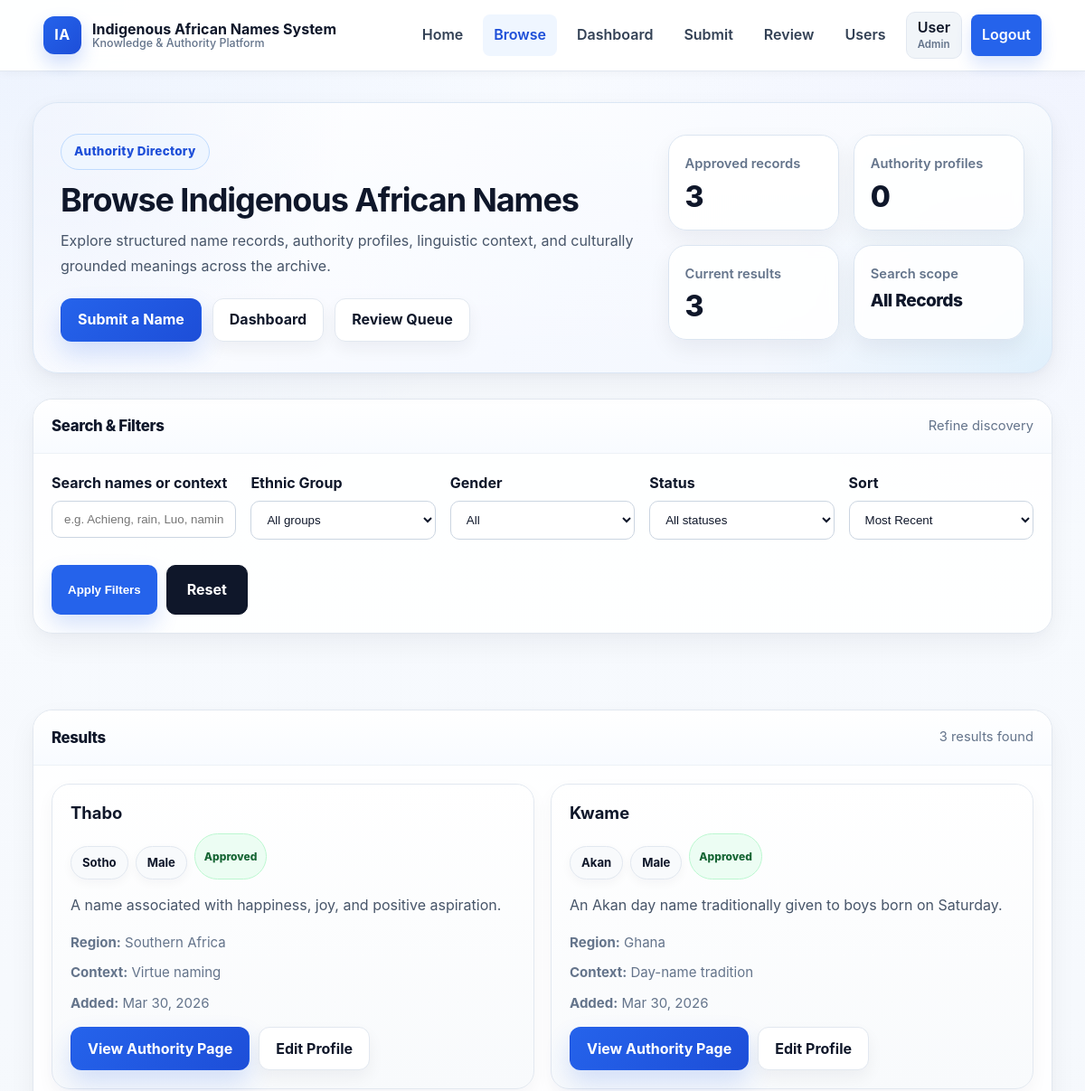
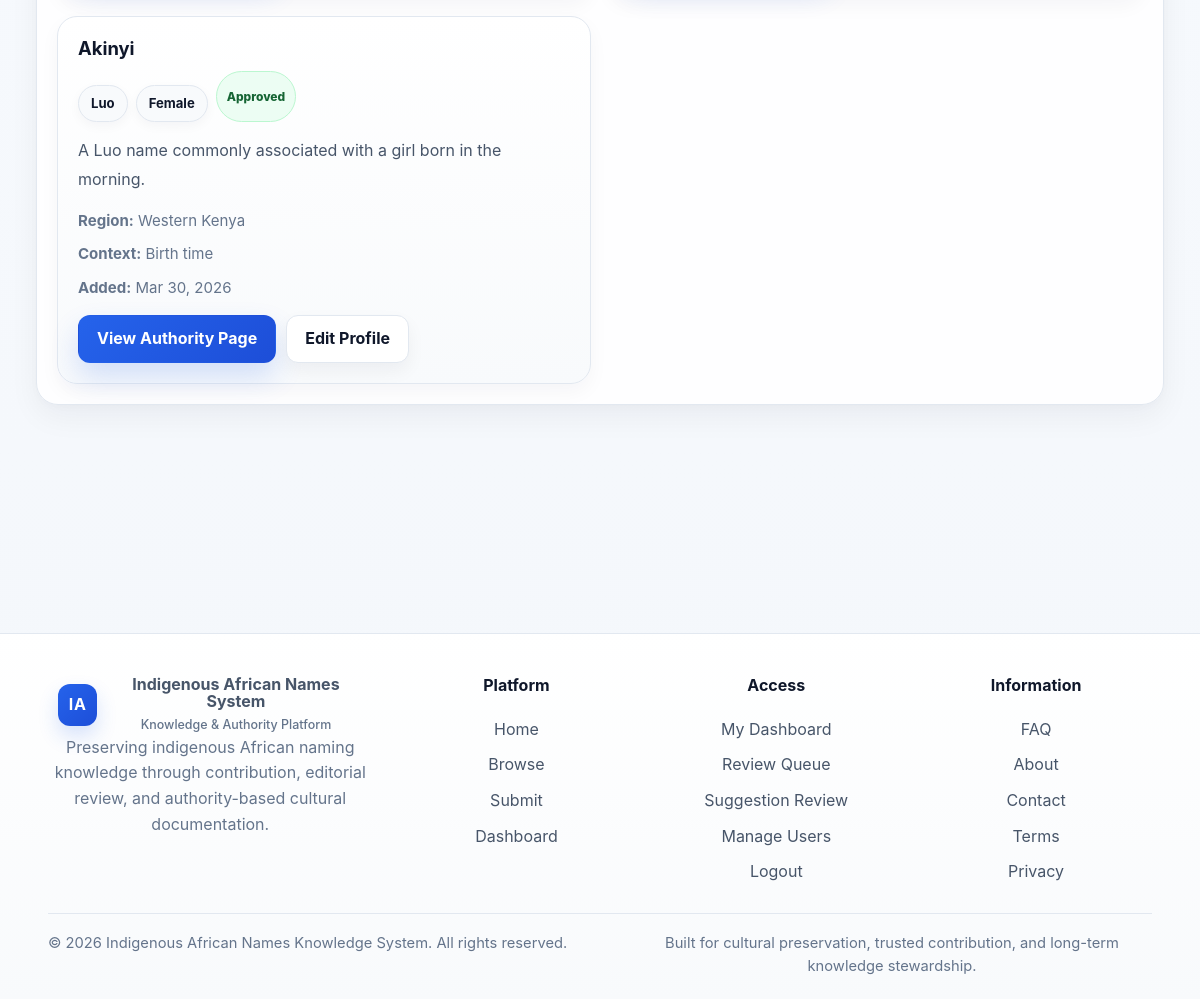
The app's page /browse.php (signed in) with its own data (2 pictures, top to bottom).
### tables this page shows
CREATE TABLE IF NOT EXISTS name_entries (
    id INT AUTO_INCREMENT PRIMARY KEY,
    name VARCHAR(150) NOT NULL,
    meaning TEXT NOT NULL,
    ethnic_group VARCHAR(150) NOT NULL,
    region VARCHAR(150) DEFAULT NULL,
    gender ENUM('male', 'female', 'unisex', 'other') DEFAULT 'unisex',
    naming_context VARCHAR(255) DEFAULT NULL,
    cultural_explanation TEXT,
    sources TEXT,
    status ENUM('pending', 'approved', 'rejected') NOT NULL DEFAULT 'pending',
    created_by INT DEFAULT NULL,
    created_at TIMESTAMP DEFAULT CURRENT_TIMESTAMP,
    updated_at TIMESTAMP DEFAULT CURRENT_TIMESTAMP ON UPDATE CURRENT_TIMESTAMP,
    CONSTRAINT fk_name_entries_user
        FOREIGN KEY (created_by) REFERENCES users(id)
        ON DELETE SET NULL
);

### includes/auth.php (called while the page is built, shortened)
<?php
function isLoggedIn(): bool
{
    return isset($_SESSION['user']) && is_array($_SESSION['user']);
}
function currentUser(): ?array
{
    $user = $_SESSION['user'];
    return [
        'id'    => isset($user['id']) ? (int)$user['id'] : 0,
        'name'  => isset($user['name']) ? trim((string)$user['name']) : '',
        'email' => isset($user['email']) ? trim((string)$user['email']) : '',
        'role'  => isset($user['role']) ? trim((string)$user['role']) : 'contributor',
    ];
}

### public/browse.php (the view, shortened to what this page needs)
<?php
require_once __DIR__ . '/../includes/db.php';
require_once __DIR__ . '/../includes/auth.php';
$user = currentUser();
$role = strtolower(trim((string)($user['role'] ?? '')));
$isEditorOrAdmin = in_array($role, ['editor', 'admin'], true);
function e(string $value): string
{
    return htmlspecialchars($value, ENT_QUOTES, 'UTF-8');
}
function tableExists(PDO $pdo, string $tableName): bool
{
    try {
        $stmt = $pdo->prepare("
            SELECT COUNT(*)
            FROM information_schema.tables
            WHERE table_schema = DATABASE()
              AND table_name = :table
        ");
        $stmt->execute(['table' => $tableName]);
        return (int)$stmt->fetchColumn() > 0;
    } catch (Throwable $e) {
        return false;
    }
}
function tableHasColumn(PDO $pdo, string $tableName, string $columnName): bool
{
    try {
        $stmt = $pdo->prepare("
            SELECT COUNT(*)
            FROM information_schema.columns
            WHERE table_schema = DATABASE()
              AND table_name = :table
              AND column_name = :column
        ");
        $stmt->execute([
            'table' => $tableName,
            'column' => $columnName,
        ]);
        return (int)$stmt->fetchColumn() > 0;
    } catch (Throwable $e) {
        return false;
    }
}
function fetchAllSafe(PDO $pdo, string $sql, array $params = []): array
{
    try {
        $stmt = $pdo->prepare($sql);
        $stmt->execute($params);
        return $stmt->fetchAll(PDO::FETCH_ASSOC) ?: [];
    } catch (Throwable $e) {
        return [];
    }
}
function scalar(PDO $pdo, string $sql, array $params = [], int $default = 0): int
{
    try {
        $stmt = $pdo->prepare($sql);
        $stmt->execute($params);
        $value = $stmt->fetchColumn();
        return $value !== false ? (int)$value : $default;
    } catch (Throwable $e) {
        return $default;
    }
}
function statusClass(string $status): string
{
    $status = strtolower(trim($status));
    return match ($status) {
        'approved', 'published', 'merged', 'accepted' => 'status--approved',
        'pending', 'under review', 'submitted' => 'status--pending',
        'rejected', 'declined' => 'status--rejected',
        default => 'status--neutral',
    };
}
function excerpt(?string $text, int $limit = 180): string
{
    $text = trim((string)$text);
    $text = preg_replace('/\s+/', ' ', $text) ?? $text;
    if (mb_strlen($text) <= $limit) {
        return $text;
    }
    return rtrim(mb_substr($text, 0, $limit - 1)) . '…';
}
function formatShortDate(?string $datetime): string
{
    try {
        $dt = new DateTime($datetime);
        return $dt->format('M j, Y');
    } catch (Throwable $e) {
        return $datetime;
    }
}
$hasProfiles = tableExists($pdo, 'name_profiles');
$profileColumns = [
    'overview' => $hasProfiles && tableHasColumn($pdo, 'name_profiles', 'overview'),
    'ai_summary' => $hasProfiles && tableHasColumn($pdo, 'name_profiles', 'ai_summary'),
    'pronunciation' => $hasProfiles && tableHasColumn($pdo, 'name_profiles', 'pronunciation'),
    'variants' => $hasProfiles && tableHasColumn($pdo, 'name_profiles', 'variants'),
    'cultural_significance' => $hasProfiles && tableHasColumn($pdo, 'name_profiles', 'cultural_significance'),
    'linguistic_origin' => $hasProfiles && tableHasColumn($pdo, 'name_profiles', 'linguistic_origin'),
];
$profileJoin = $hasProfiles ? "LEFT JOIN name_profiles np ON np.entry_id = ne.id" : "";
$q = trim((string)($_GET['q'] ?? ''));
$sort = trim((string)($_GET['sort'] ?? 'recent'));
$page = max(1, (int)($_GET['page'] ?? 1));
$perPage = 12;
$offset = ($page - 1) * $perPage;
$where = [];
$params = [];
$whereSql = $where ? ('WHERE ' . implode(' AND ', $where)) : '';
$orderSql = match ($sort) {
    'oldest' => 'ORDER BY ne.created_at ASC, ne.id ASC',
    'name_asc' => 'ORDER BY ne.name ASC, ne.id ASC',
    'name_desc' => 'ORDER BY ne.name DESC, ne.id DESC',
    default => 'ORDER BY ne.created_at DESC, ne.id DESC',
};
$profileSelectParts = [];
$profileSelectParts[] = ($hasProfiles ? "CASE WHEN np.id IS NULL THEN 0 ELSE 1 END AS has_profile" : "0 AS has_profile");
$profileSelectParts[] = ($hasProfiles && $profileColumns['overview']) ? "np.overview AS overview" : "NULL AS overview";
$profileSelectParts[] = ($hasProfiles && $profileColumns['ai_summary']) ? "np.ai_summary AS ai_summary" : "NULL AS ai_summary";
$profileSelectParts[] = ($hasProfiles && $profileColumns['pronunciation']) ? "np.pronunciation AS pronunciation" : "NULL AS pronunciation";
$profileSelectParts[] = ($hasProfiles && $profileColumns['variants']) ? "np.variants AS variants" : "NULL AS variants";
$profileSelect = implode(",\n        ", $profileSelectParts);
$totalResults = scalar($pdo, "
    SELECT COUNT(DISTINCT ne.id)
    FROM name_entries ne
    {$profileJoin}
    {$whereSql}
", $params);
$sql = "
    SELECT
        ne.id,
        ne.name,
        ne.meaning,
        ne.ethnic_group,
        ne.region,
        ne.gender,
        ne.naming_context,
        ne.cultural_explanation,
        ne.status,
        ne.created_at,
        {$profileSelect},
        COALESCE(u.full_name, u.email, 'Unknown User') AS contributor_name
    FROM name_entries ne
    LEFT JOIN users u ON u.id = ne.created_by
    {$profileJoin}
    {$whereSql}
    GROUP BY ne.id
    {$orderSql}
    LIMIT {$perPage} OFFSET {$offset}
";
$results = fetchAllSafe($pdo, $sql, $params);
$totalApproved = scalar($pdo, "SELECT COUNT(*) FROM name_entries WHERE status = 'approved'");
$totalProfiles = $hasProfiles ? scalar($pdo, "SELECT COUNT(*) FROM name_profiles") : 0;
require_once __DIR__ . '/../includes/header.php';
?>
<div class="dashboard-shell browse-page">
    <section class="dashboard-hero">
        <div class="dashboard-hero__grid">
            <div>
                <div class="dashboard-hero__eyebrow">Authority Directory</div>
                <h1>Browse Indigenous African Names</h1>
                <p>
                    Explore structured name records, authority profiles, linguistic context, and culturally grounded meanings across the archive.
                </p>
                <div class="quick-actions">
                    <a class="quick-action-btn quick-action-btn--primary" href="/submit.php">Submit a Name</a>
                    <a class="quick-action-btn quick-action-btn--secondary" href="/dashboard.php">Dashboard</a>
                    <?php if ($isEditorOrAdmin): ?>
                        <a class="quick-action-btn quick-action-btn--secondary" href="/admin-review.php">Review Queue</a>
                    <?php endif; ?>
                </div>
            </div>
            <div class="dashboard-hero__stats">
                <div class="hero-mini-card">
                    <div class="hero-mini-card__label">Approved records</div>
                    <div class="hero-mini-card__value"><?= $totalApproved ?></div>
                </div>
                <div class="hero-mini-card">
                    <div class="hero-mini-card__label">Authority profiles</div>
                    <div class="hero-mini-card__value"><?= $totalProfiles ?></div>
                </div>
                <div class="hero-mini-card">
                    <div class="hero-mini-card__label">Current results</div>
                    <div class="hero-mini-card__value"><?= $totalResults ?></div>
                </div>
                <div class="hero-mini-card">
                    <div class="hero-mini-card__label">Search scope</div>
                    <div class="hero-mini-card__value" style="font-size:1.2rem;">
                        <?= $isEditorOrAdmin ? 'All Records' : 'Published Only' ?>
                    </div>
                </div>
            </div>
        </div>
    </section>
    <section class="panel">
        <div class="panel__head">
            <h2 class="panel__title">Search & Filters</h2>
            <div class="panel__subtle">Refine discovery</div>
        </div>
        <div class="panel__body">
            <form method="get" action="/browse.php" class="submission-form browse-filters-form">
                <div class="browse-filters-grid">
                    <div class="form-group">
                        <label for="q">Search names or context</label>
                        <input
                            type="text"
                            id="q"
                            name="q"
                            value="<?= e($q) ?>"
                            placeholder="e.g. Achieng, rain, Luo, naming context"
                        >
                    </div>
                    <div class="form-group">
                        <label for="ethnic_group">Ethnic Group</label>
                        <select id="ethnic_group" name="ethnic_group">
                            <option value="">All groups</option>
                        </select>
                    </div>
                    <div class="form-group">
                        <label for="gender">Gender</label>
                        <select id="gender" name="gender">
                            <option value="">All</option>
                        </select>
                    </div>
                    <?php if ($isEditorOrAdmin): ?>
                        <div class="form-group">
                            <label for="status">Status</label>
                            <select id="status" name="status">
                                <option value="">All statuses</option>
                            </select>
                        </div>
                    <?php endif; ?>
                    <div class="form-group">
                        <label for="sort">Sort</label>
                        <select id="sort" name="sort">
                            <option value="recent" <?= $sort === 'recent' ? 'selected' : '' ?>>Most Recent</option>
                        </select>
                    </div>
                </div>
                <div class="form-actions browse-filter-actions">
                    <button type="submit" class="btn-primary">Apply Filters</button>
                    <a class="btn-secondary" href="/browse.php">Reset</a>
                </div>
            </form>
        </div>
    </section>
    <section class="panel">
        <div class="panel__head">
            <h2 class="panel__title">Results</h2>
            <div class="panel__subtle">
                <?= $totalResults ?> result<?= $totalResults === 1 ? '' : 's' ?> found
            </div>
        </div>
        <div class="panel__body">
            <?php if (!$results): ?>
                <div class="empty-state">
                    No names matched your current filters. Try broadening your search, changing the ethnic group filter, or resetting all filters.
                </div>
            <?php else: ?>
                <div class="browse-results-grid">
                    <?php foreach ($results as $row): ?>
                        <?php
                            $meaning = trim((string)($row['meaning'] ?? ''));
                            $overview = trim((string)($row['overview'] ?? ''));
                            $aiSummary = trim((string)($row['ai_summary'] ?? ''));
                            $fallback = trim((string)($row['cultural_explanation'] ?? ''));
                            $summary = excerpt($aiSummary !== '' ? $aiSummary : ($overview !== '' ? $overview : ($fallback !== '' ? $fallback : $meaning)));
                        ?>
                        <article class="browse-card">
                            <div class="browse-card__top">
                                <div>
                                    <h3 class="browse-card__title">
                                        <a href="/name.php?id=<?= (int)$row['id'] ?>">
                                            <?= e((string)$row['name']) ?>
                                        </a>
                                    </h3>
                                    <div class="browse-card__meta-inline">
                                        <?php if (!empty($row['ethnic_group'])): ?>
                                            <span class="dashboard-role-badge browse-badge"><?= e((string)$row['ethnic_group']) ?></span>
                                        <?php endif; ?>
                                        <?php if (!empty($row['gender'])): ?>
                                            <span class="dashboard-role-badge browse-badge"><?= e(ucfirst((string)$row['gender'])) ?></span>
                                        <?php endif; ?>
                                        <?php if ($isEditorOrAdmin): ?>
                                            <span class="status-pill <?= e(statusClass((string)($row['status'] ?? ''))) ?>">
                                                <?= e((string)($row['status'] ?? 'unknown')) ?>
                                            </span>
                                        <?php endif; ?>
                                    </div>
                                </div>
                            </div>
                            <?php if ($summary !== ''): ?>
                                <p class="browse-card__summary"><?= e($summary) ?></p>
                            <?php endif; ?>
                            <div class="browse-card__details">
                                <?php if (!empty($row['region'])): ?>
                                    <div><strong>Region:</strong> <?= e((string)$row['region']) ?></div>
                                <?php endif; ?>
                                <?php if (!empty($row['naming_context'])): ?>
                                    <div><strong>Context:</strong> <?= e(excerpt((string)$row['naming_context'], 80)) ?></div>
                                <?php endif; ?>
                                <div><strong>Added:</strong> <?= e(formatShortDate((string)$row['created_at'])) ?></div>
                            </div>
                            <div class="browse-card__footer">
                                <a class="quick-action-btn quick-action-btn--primary" href="/name.php?id=<?= (int)$row['id'] ?>">
                                    View Authority Page
                                </a>
                                <?php if ($isEditorOrAdmin): ?>
                                    <a class="quick-action-btn quick-action-btn--secondary" href="/edit-name-profile.php?entry_id=<?= (int)$row['id'] ?>">
                                        Edit Profile
                                    </a>
                                <?php endif; ?>
                            </div>
                        </article>
                    <?php endforeach; ?>
                </div>
            <?php endif; ?>
        </div>
    </section>
</div>
<?php require_once __DIR__ . '/../includes/footer.php'; ?>

### records on screen
name_entries: name "Thabo", ethnic_group "Sotho", gender "Male", status "Approved", cultural_explanation "A name associated with happiness, joy, and positive aspiration.", region "Southern Africa", naming_context "Virtue naming", created_at "Mar 30, 2026"
name_entries: name "Kwame", ethnic_group "Akan", gender "Male", status "Approved", cultural_explanation "An Akan day name traditionally given to boys born on Saturday.", region "Ghana", naming_context "Day-name tradition", created_at "Mar 30, 2026"
name_entries: name "Akinyi", ethnic_group "Luo", gender "Female", status "Approved", cultural_explanation "A Luo name commonly associated with a girl born in the morning.", region "Western Kenya", naming_context "Birth time", created_at "Mar 30, 2026"

### other values on screen
currentUser()['full_name'] "User"
currentUser()['role'] "Admin"
$totalApproved "3"
$totalProfiles "0"
$totalResults "3"
